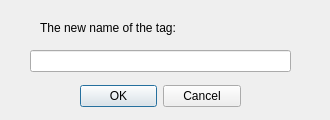
<?xml version="1.0" encoding="UTF-8"?>
<ui version="4.0">
 <class>EditTagDlg</class>
 <widget class="QDialog" name="EditTagDlg">
  <property name="geometry">
   <rect>
    <x>0</x>
    <y>0</y>
    <width>330</width>
    <height>120</height>
   </rect>
  </property>
  <property name="windowTitle">
   <string>Edit tag</string>
  </property>
  <property name="windowIcon">
   <iconset resource="res.qrc">
    <normaloff>:/icons/icons/app16.png</normaloff>:/icons/icons/app16.png</iconset>
  </property>
  <widget class="QDialogButtonBox" name="buttonBox">
   <property name="geometry">
    <rect>
     <x>80</x>
     <y>80</y>
     <width>161</width>
     <height>32</height>
    </rect>
   </property>
   <property name="orientation">
    <enum>Qt::Horizontal</enum>
   </property>
   <property name="standardButtons">
    <set>QDialogButtonBox::Cancel|QDialogButtonBox::Ok</set>
   </property>
  </widget>
  <widget class="QLineEdit" name="tag">
   <property name="geometry">
    <rect>
     <x>30</x>
     <y>50</y>
     <width>261</width>
     <height>22</height>
    </rect>
   </property>
  </widget>
  <widget class="QLabel" name="lb">
   <property name="geometry">
    <rect>
     <x>40</x>
     <y>20</y>
     <width>221</width>
     <height>16</height>
    </rect>
   </property>
   <property name="text">
    <string>The new name of the tag:</string>
   </property>
  </widget>
 </widget>
 <resources>
  <include location="res.qrc"/>
 </resources>
 <connections>
  <connection>
   <sender>buttonBox</sender>
   <signal>accepted()</signal>
   <receiver>EditTagDlg</receiver>
   <slot>accept()</slot>
   <hints>
    <hint type="sourcelabel">
     <x>248</x>
     <y>254</y>
    </hint>
    <hint type="destinationlabel">
     <x>157</x>
     <y>274</y>
    </hint>
   </hints>
  </connection>
  <connection>
   <sender>buttonBox</sender>
   <signal>rejected()</signal>
   <receiver>EditTagDlg</receiver>
   <slot>reject()</slot>
   <hints>
    <hint type="sourcelabel">
     <x>316</x>
     <y>260</y>
    </hint>
    <hint type="destinationlabel">
     <x>286</x>
     <y>274</y>
    </hint>
   </hints>
  </connection>
 </connections>
</ui>
